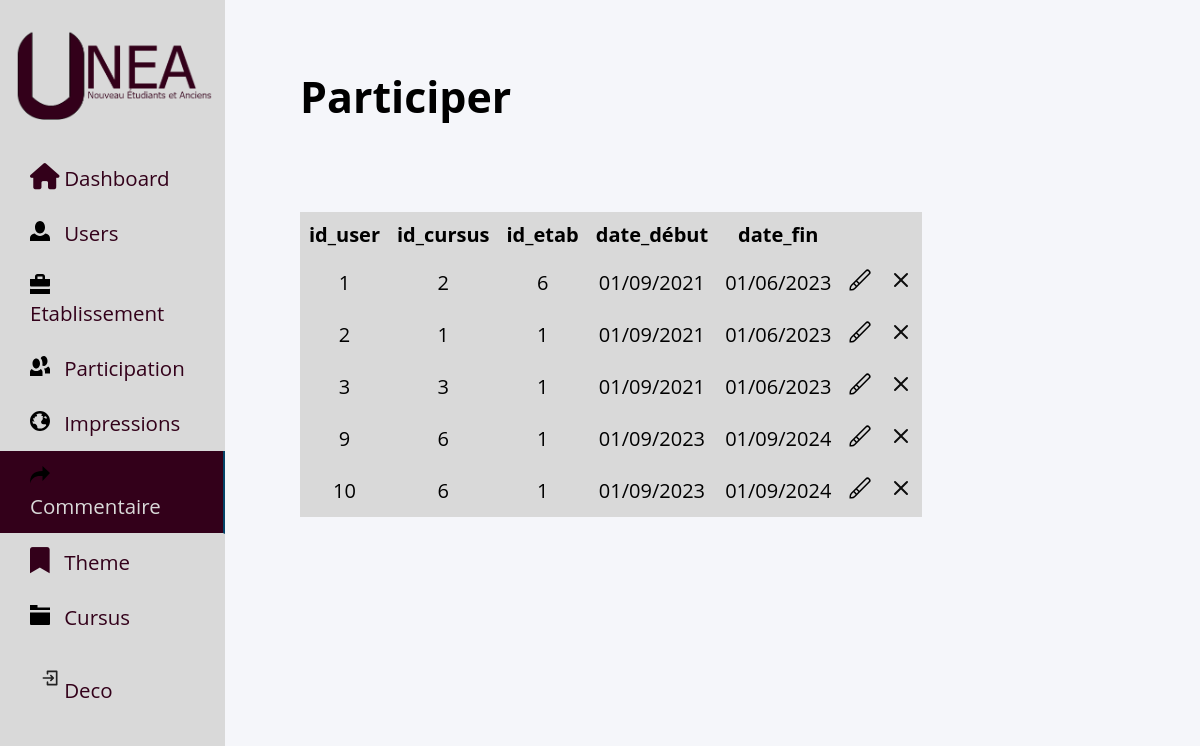
The page /admin/commentaire_admin.php on the database its author committed.
### tables this page shows
CREATE TABLE IF NOT EXISTS `participer` (
  `id_user` int(11) NOT NULL AUTO_INCREMENT,
  `id_cursus` int(11) NOT NULL,
  `id_etab` int(11) NOT NULL,
  `date_debut` varchar(10) DEFAULT NULL,
  `date_fin` varchar(10) DEFAULT NULL,
  PRIMARY KEY (`id_user`,`id_cursus`,`id_etab`),
  KEY `id_user` (`id_user`),
  KEY `id_cursus` (`id_cursus`),
  KEY `id_etab` (`id_etab`)
);

### admin/commentaire_admin.php (the view, shortened to what this page needs)
<!DOCTYPE html>
<html lang="en">
<head>
    <link rel="stylesheet" href="../assets/css/admin.css">
    <link rel="stylesheet" href="https://cdnjs.cloudflare.com/ajax/libs/font-awesome/6.0.0/css/all.min.css">
</head>
<body>
<?php include('../include/bdd.php');
      include "../include/nav-admin.php";
      $sql_participer="SELECT * FROM participer";
    $req=$bdd->query($sql_participer);
    $req->execute();
    $resultat=$req->fetchAll();
?>
      <div class="container_user">
      <h2>Participer</h2>
    <table>
        <tr>
            <th>id_user</th>
            <th>id_cursus</th>
            <th>id_etab</th>
            <th>date_début</th>
            <th>date_fin</th>
            <th></th>
        </tr>
        <?php
        foreach ($resultat as $row) {?>
                        <tr>
                <td> <?=$row["id_user"]?> </td>
                <td><?=$row["id_cursus"] ?> </td>
                <td> <?=$row["id_etab"]?> </td>
                <td><?= $row["date_debut"] ?></td>
                <td><?= $row["date_fin"] ?></td>
                <td><button id="menu" form="form" ><img src="../icone/paint-brush-alt.svg"></button><button type="submit" id="submit" form="form1" style="display: none;"><img src="../icone/check.svg"></button></td>
                <td><button id="" ><img src="../icone/close.svg"></button></td>
              </tr>
            <?php }
                ?>
                </table>
 </div>

### assets/css/admin.css (style rules this page uses)
* { list-style: none; text-decoration: none; margin: 0; padding: 0; box-sizing: border-box; font-family: 'Open Sans', sans-serif; font-size: 1.28em; }
body { background: #f5f6fa; }
.container_user { width:50%; margin: 0 auto; margin-top: 2em ; }
table { width: 100%; border-collapse: collapse; background-color: #d9d9d9; margin-top: 2em; }
th, td { border: 1px solid #d9d9d9; padding: 8px; text-align: center; font-size: 20px; }
th { background-color: #d9d9d9; }
button { background-color: #d9d9d9; border: none ; }

### rows shown on the page
participer: id_user "1", id_cursus "2", id_etab "6", date_debut "01/09/2021", date_fin "01/06/2023"
participer: id_user "2", id_cursus "1", id_etab "1", date_debut "01/09/2021", date_fin "01/06/2023"
participer: id_user "3", id_cursus "3", id_etab "1", date_debut "01/09/2021", date_fin "01/06/2023"
participer: id_user "9", id_cursus "6", id_etab "1", date_debut "01/09/2023", date_fin "01/09/2024"
participer: id_user "10", id_cursus "6", id_etab "1", date_debut "01/09/2023", date_fin "01/09/2024"
